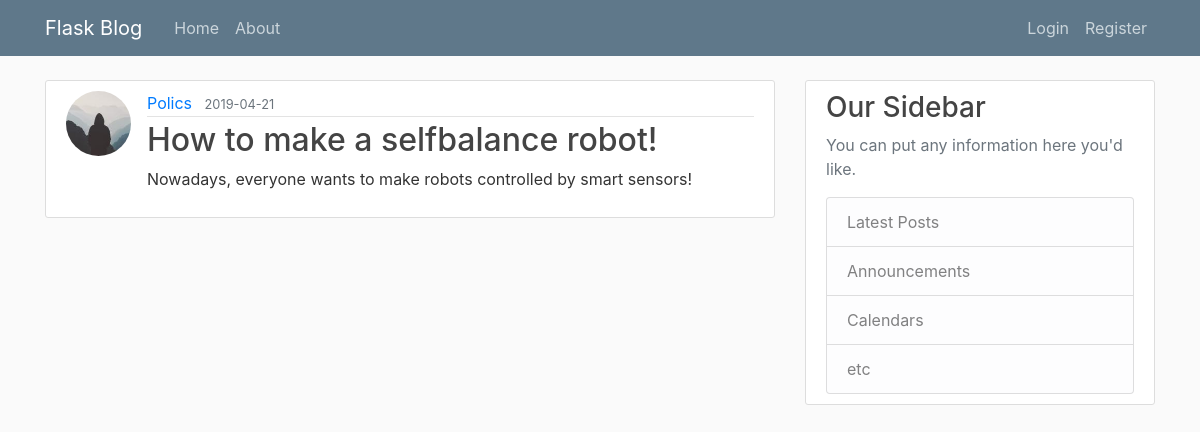
/post/12, run on an earlier commit of the app's database.
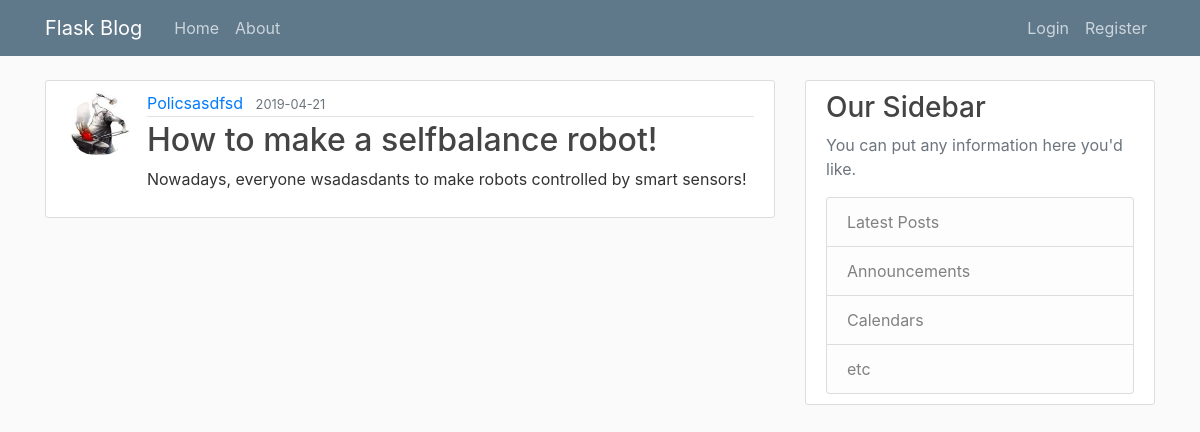
And on a later commit of the database.
### blogapp/models.py (models this page shows, shortened)
class User(db.Model, UserMixin):
    id = db.Column(db.Integer, primary_key=True)
    username = db.Column(db.String(20), unique=True, nullable=False)
    email = db.Column(db.String(120), unique=True, nullable=False)
    image_file = db.Column(db.String(20), nullable=False, default='default.jpg')
    password = db.Column(db.String(60), nullable=False)
    posts = db.relationship('Post', backref='author', lazy=True)

class Post(db.Model):
    id = db.Column(db.Integer, primary_key=True)
    title = db.Column(db.String(100), nullable=False)
    date_posted = db.Column(db.DateTime, nullable=False, default=datetime.utcnow)
    content = db.Column(db.Text, nullable=False)
    user_id = db.Column(db.Integer, db.ForeignKey('user.id'), nullable=False)

### blogapp/routes.py (the view)
@app.route("/post/<int:post_id>")
def post(post_id):
    post = Post.query.get_or_404(post_id)
    return render_template('post.html', title=post.title, post=post)

### blogapp/templates/post.html (shortened to what this page needs)
{% extends "layout.html" %}
{% block content %}
  <article class="media content-section">
    <img class="rounded-circle article-img" src="{{ url_for('static', filename='profile_pics/' + post.author.image_file) }}">
    <div class="media-body">
      <div class="article-metadata">
        <a class="mr-2" href="{{ url_for('user_posts', username=post.author.username) }}">{{ post.author.username }}</a>
        <small class="text-muted">{{ post.date_posted.strftime('%Y-%m-%d') }}</small>
      </div>
      <h2 class="article-title">{{ post.title }}</h2>
      <p class="article-content">{{ post.content }}</p>
    </div>
  </article>
{% endblock content %}

What changed in the data, as far as the page shows it:
changed User: image_file: a different picture; author.username "Polics" → "Policsasdfsd"
changed Post "How to make a selfbalance robot!": content "Nowadays, everyone wants to make robots controlled by smart sensors!" → "Nowadays, everyone wsadasdants to make robots controlled by smart sensors!"
